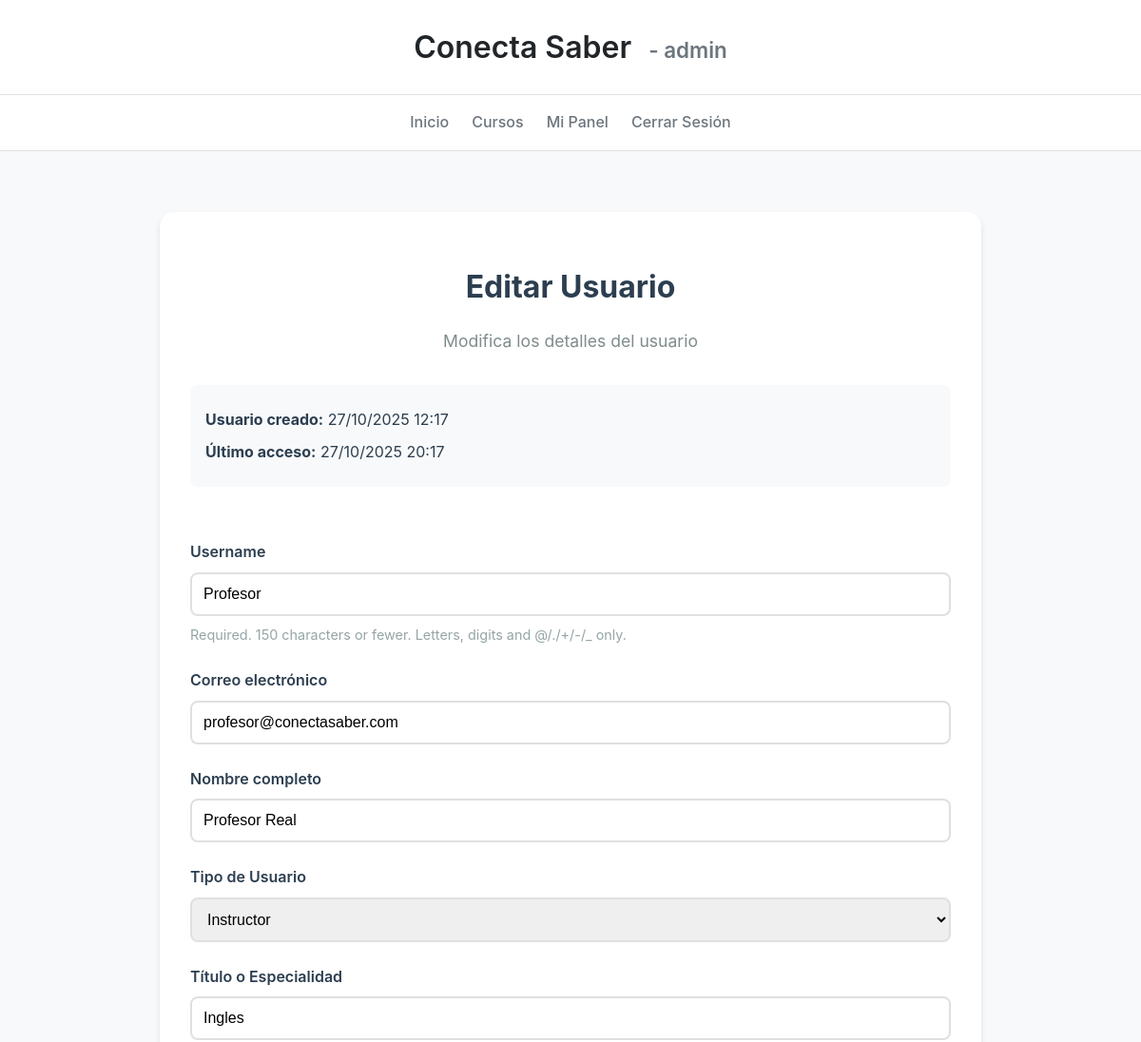
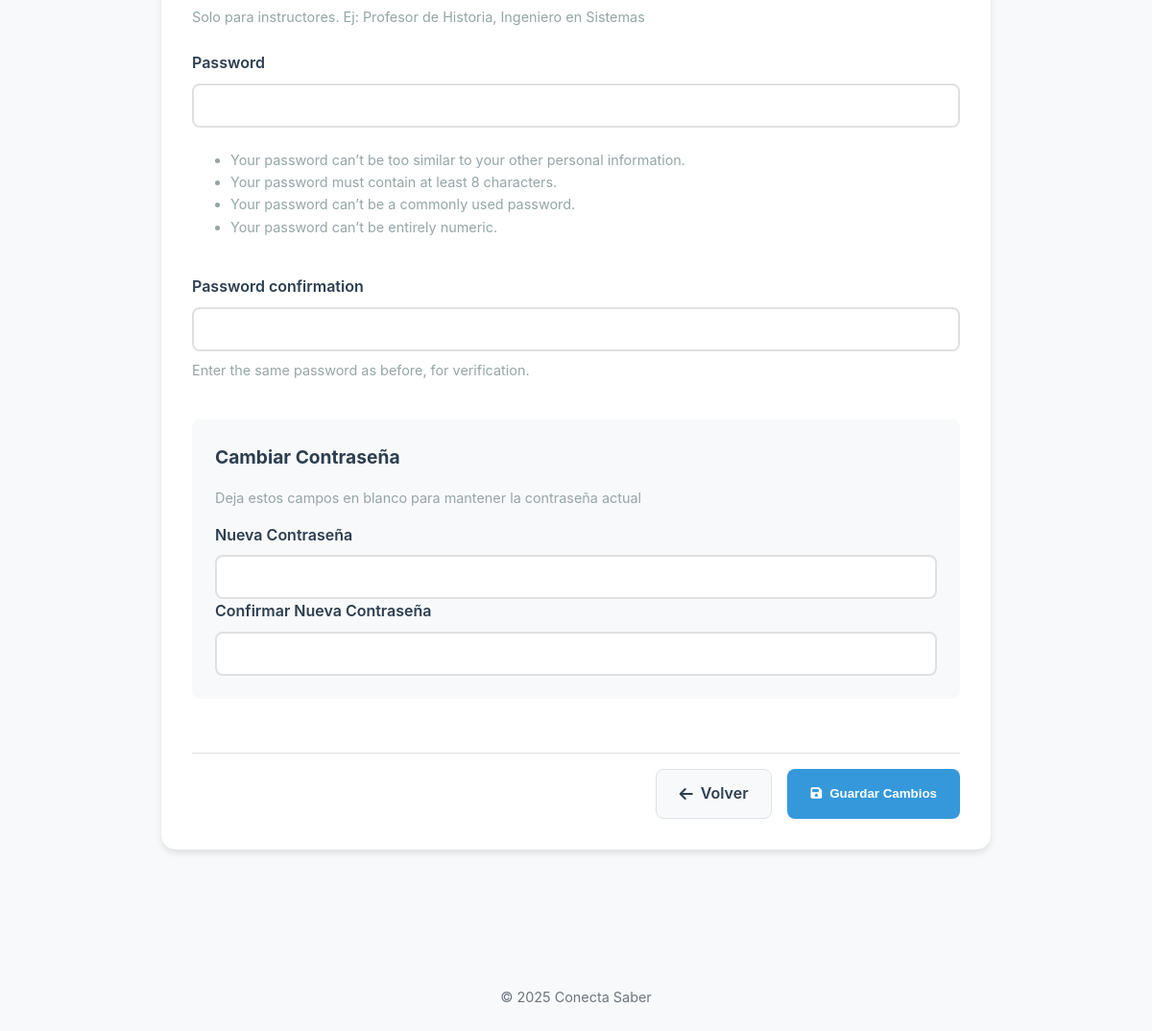
The page /administracion/usuarios/7/editar/ (signed in) on the database its author committed (2 pictures, top to bottom).
### core/models.py (models this page shows, shortened)
class Usuario(AbstractUser):
    nombre_completo = models.CharField(max_length=100)
    es_estudiante = models.BooleanField(default=False)
    es_instructor = models.BooleanField(default=False)
    es_administrador = models.BooleanField(default=False)
    titulo_especialidad = models.CharField(max_length=100, blank=True, null=True, help_text="Título o especialidad del instructor (ej: 'Profesor de Historia', 'Ingeniero en Sistemas')")

### core/views.py (the view)
# urls.py: path('administracion/usuarios/<int:pk>/editar/', views.edit_user, name='edit_user'),
@login_required
def edit_user(request: HttpRequest, pk: int) -> HttpResponse:
    if not request.user.is_superuser:
        messages.error(request, 'No tienes permisos para editar usuarios.')
        return redirect('admin_users')
    usuario = get_object_or_404(Usuario, pk=pk)
    if request.method == 'POST':
        username = request.POST.get('username', '').strip()
        email = request.POST.get('email', '').strip()
        nombre_completo = request.POST.get('nombre_completo', '').strip()
        tipo_usuario = request.POST.get('tipo_usuario')
        titulo_especialidad = request.POST.get('titulo_especialidad', '').strip()
        password1 = request.POST.get('password1')
        password2 = request.POST.get('password2')
        if username != usuario.username:
            if Usuario.objects.filter(username=username).exists():
                messages.error(request, 'Ya existe un usuario con ese nombre de usuario.')
                return render(request, 'core/admin/edit_user.html', {
                    'form': AdminUserCreationForm(instance=usuario),
                    'usuario': usuario
                })
        if email != usuario.email:
            if Usuario.objects.filter(email=email).exists():
                messages.error(request, 'Ya existe un usuario con ese correo electrónico.')
                return render(request, 'core/admin/edit_user.html', {
                    'form': AdminUserCreationForm(instance=usuario),
                    'usuario': usuario
                })
        if password1 or password2:
            if password1 != password2:
                messages.error(request, 'Las contraseñas no coinciden.')
                return render(request, 'core/admin/edit_user.html', {
                    'form': AdminUserCreationForm(instance=usuario),
                    'usuario': usuario
                })
        usuario.username = username
        usuario.email = email
        usuario.nombre_completo = nombre_completo
        if password1:
            usuario.set_password(password1)
        usuario.es_estudiante = tipo_usuario == 'estudiante'
        usuario.es_instructor = tipo_usuario == 'instructor'
        usuario.is_superuser = tipo_usuario == 'admin'
        usuario.is_staff = tipo_usuario == 'admin'
        if tipo_usuario == 'instructor':
            usuario.titulo_especialidad = titulo_especialidad
        usuario.save()
        return redirect('admin_users')
    else:
        initial_tipo = 'estudiante'
        if usuario.es_instructor:
            initial_tipo = 'instructor'
        elif usuario.is_superuser:
            initial_tipo = 'admin'
        form = AdminUserCreationForm(instance=usuario, initial={'tipo_usuario': initial_tipo})
        form.fields['password1'].required = False
        form.fields['password2'].required = False
        if not usuario.es_instructor:
            form.fields['titulo_especialidad'].widget = forms.HiddenInput()
    return render(request, 'core/admin/edit_user.html', {
        'form': form,
        'usuario': usuario
    })

### core/forms.py (shortened to what this page needs)
class AdminUserCreationForm(UserCreationForm):
    TIPOS_USUARIO = [
        ('estudiante', 'Estudiante'),
        ('instructor', 'Instructor'),
        ('admin', 'Administrador')
    ]
    email = forms.EmailField(
        label=FORM_LABELS['email'],
        error_messages={'required': ERROR_MESSAGES['required'], 'invalid': ERROR_MESSAGES['invalid']}
    )
    nombre_completo = forms.CharField(
        label=FORM_LABELS['nombre_completo'],
        error_messages={'required': ERROR_MESSAGES['required']}
    )
    tipo_usuario = forms.ChoiceField(
        choices=TIPOS_USUARIO,
        label='Tipo de Usuario',
        error_messages={'required': 'Por favor, selecciona el tipo de usuario'}
    )
    titulo_especialidad = forms.CharField(
        label="Título o Especialidad",
        help_text="Solo para instructores. Ej: Profesor de Historia, Ingeniero en Sistemas",
        required=False
    )
    class Meta:
        model = Usuario
        fields = ('username', 'email', 'nombre_completo', 'tipo_usuario', 'titulo_especialidad', 'password1', 'password2')

### core/templates/core/admin/edit_user.html (shortened to what this page needs)
{% extends "core/base.html" %}
{% block content %}
<div class="edit-user-container">
    <div class="form-header">
        <h1>Editar Usuario</h1>
        <p>Modifica los detalles del usuario</p>
    </div>
    <form method="post" class="user-form">
        <div class="user-info">
            <p><strong>Usuario creado:</strong> {{ usuario.date_joined|date:"d/m/Y H:i" }}</p>
            <p><strong>Último acceso:</strong> {{ usuario.last_login|date:"d/m/Y H:i"|default:"Nunca" }}</p>
        </div>
        {% for field in form %}
            {% if field.name != 'titulo_especialidad' or usuario.es_instructor %}
                <div class="form-group">
                    <label for="{{ field.id_for_label }}">{{ field.label }}</label>
                    {{ field }}
                    {% if field.help_text %}
                    <small class="help-text">{{ field.help_text }}</small>
                    {% endif %}
                </div>
            {% endif %}
        {% endfor %}
        <div class="password-section">
            <h3>Cambiar Contraseña</h3>
            <p class="help-text">Deja estos campos en blanco para mantener la contraseña actual</p>
            <div class="form-group">
                <label for="password1">Nueva Contraseña</label>
                <input type="password" name="password1" id="password1">
            </div>
            <div class="form-group">
                <label for="password2">Confirmar Nueva Contraseña</label>
                <input type="password" name="password2" id="password2">
            </div>
        </div>
        <div class="form-actions">
            <a href="{% url 'admin_users' %}" class="btn-secondary">
                <i class="fas fa-arrow-left"></i>
                Volver
            </a>
            <button type="submit" class="btn-primary">
                <i class="fas fa-save"></i>
                Guardar Cambios
            </button>
        </div>
    </form>
</div>
{% endblock %}

### core/templates/core/base.html (shortened to what this page needs)
<!DOCTYPE html>
<html lang="es">
<head>
    <link rel="stylesheet" href="https://cdnjs.cloudflare.com/ajax/libs/font-awesome/6.0.0/css/all.min.css">
    {% load static %}
    <link rel="stylesheet" href="{% static 'core/css/buttons.css' %}">
    <link rel="stylesheet" href="{% static 'core/css/auth.css' %}">
    <link rel="stylesheet" href="{% static 'core/css/dashboard.css' %}">
</head>
<body>
    <header>
        <h1>
            <a href="{% url 'home' %}" style="text-decoration: none; color: inherit;">
                Conecta Saber
                {% if user.is_authenticated %}
                    <span style="font-size: 0.7em; color: var(--secondary-color); margin-left: 10px;">
                        - {{ user.username }}
                    </span>
                {% endif %}
            </a>
        </h1>
    </header>
    <nav>
        <a href="{% url 'home' %}">Inicio</a>
        <a href="{% url 'course_list' %}">Cursos</a>
        {% if user.is_authenticated %}
            {% if user.is_superuser %}
                <a href="{% url 'admin_dashboard' %}">Mi Panel</a>
            {% elif user.es_instructor %}
                <a href="{% url 'instructor_dashboard' %}">Mi Panel</a>
            {% else %}
                <a href="{% url 'dashboard' %}">Mi Panel</a>
            {% endif %}
            <a href="{% url 'logout' %}">Cerrar Sesión</a>
        {% else %}
            <a href="{% url 'login' %}">Iniciar Sesión</a>
        {% endif %}
    </nav>
    <main>
        {% block content %}{% endblock %}
    </main>
    <footer>
        <p>&copy; {% now "Y" %} Conecta Saber</p>
    </footer>
</body>
</html>

### core/static/core/css/auth.css (style rules this page uses)
.form-group { display: flex; flex-direction: column; gap: 0.5rem; }

### core/templates/core/base.html (style rules this page uses)
:root { --primary-color: #007bff; --secondary-color: #6c757d; --background-color: #f8f9fa; --text-color: #212529; --card-bg: #ffffff; --border-color: #dee2e6; }
body { font-family: -apple-system, BlinkMacSystemFont, "Segoe UI", Roboto, "Helvetica Neue", Arial, sans-serif; margin: 0; background-color: var(--background-color); color: var(--text-color); line-height: 1.6; }
header { background-color: var(--card-bg); color: var(--text-color); padding: 1.5rem 2rem; text-align: center; border-bottom: 1px solid var(--border-color); }
header h1 { margin: 0; font-weight: 600; }
nav { background-color: var(--card-bg); padding: 1rem; border-bottom: 1px solid var(--border-color); display: flex; justify-content: center; gap: 1.5rem; }
nav a { color: var(--secondary-color); text-decoration: none; font-weight: 500; transition: color 0.2s; }
main { padding: 2rem; max-width: 960px; margin: 0 auto; }
footer { text-align: center; padding: 2rem; margin-top: 2rem; color: var(--secondary-color); font-size: 0.9rem; }

### core/templates/core/admin/edit_user.html (style rules this page uses)
.edit-user-container { max-width: 800px; margin: 2rem auto; padding: 2rem; background: white; border-radius: 15px; box-shadow: 0 4px 6px rgba(0,0,0,0.1); }
.form-header { text-align: center; margin-bottom: 2rem; }
.form-header h1 { color: #2c3e50; font-size: 2rem; margin-bottom: 0.5rem; }
.form-header p { color: #7f8c8d; font-size: 1.1rem; }
.user-info { background: #f8f9fa; padding: 1rem; border-radius: 8px; margin-bottom: 2rem; }
.user-info p { margin: 0.5rem 0; color: #2c3e50; }
.user-form { display: flex; flex-direction: column; gap: 1.5rem; }
.form-group { display: flex; flex-direction: column; gap: 0.5rem; }
.form-group label { font-weight: 600; color: #2c3e50; }
.form-group input, .form-group select, .form-group textarea { padding: 0.75rem; border: 2px solid #e0e0e0; border-radius: 8px; font-size: 1rem; transition: all 0.3s ease; }
.help-text { color: #95a5a6; font-size: 0.9rem; }
.password-section { background: #f8f9fa; padding: 1.5rem; border-radius: 8px; margin: 1rem 0; }
.password-section h3 { color: #2c3e50; margin: 0 0 1rem 0; font-size: 1.2rem; }
.form-actions { display: flex; gap: 1rem; justify-content: flex-end; margin-top: 1rem; padding-top: 1rem; border-top: 1px solid #e0e0e0; }
.btn-primary, .btn-secondary { padding: 0.75rem 1.5rem; border-radius: 8px; font-weight: 600; text-decoration: none; display: inline-flex; align-items: center; gap: 0.5rem; transition: all 0.3s ease; }
.btn-primary { background: #3498db; color: white; border: none; cursor: pointer; }
.btn-secondary { background: #f8f9fa; color: #2c3e50; border: 1px solid #dee2e6; }

### rows shown on the page
Usuario: username "admin"
Usuario: date_joined "27/10/2025 12:17", last_login "27/10/2025 20:17", form "Profesor" "profesor@conectasaber.com" "Profesor Real" "Ingles"

### other values the page prints
{{ field.label }} "Username" "Correo electrónico" "Nombre completo" "Tipo de Usuario" "Título o Especialidad" "Password" "Password confirmation"
{{ field.help_text }} "Required. 150 characters or fewer. Letters, digits and @/./+/-/_ only." "Solo para instructores. Ej: Profesor de Historia, Ingeniero en Sistemas" "Enter the same password as before, for verification."
